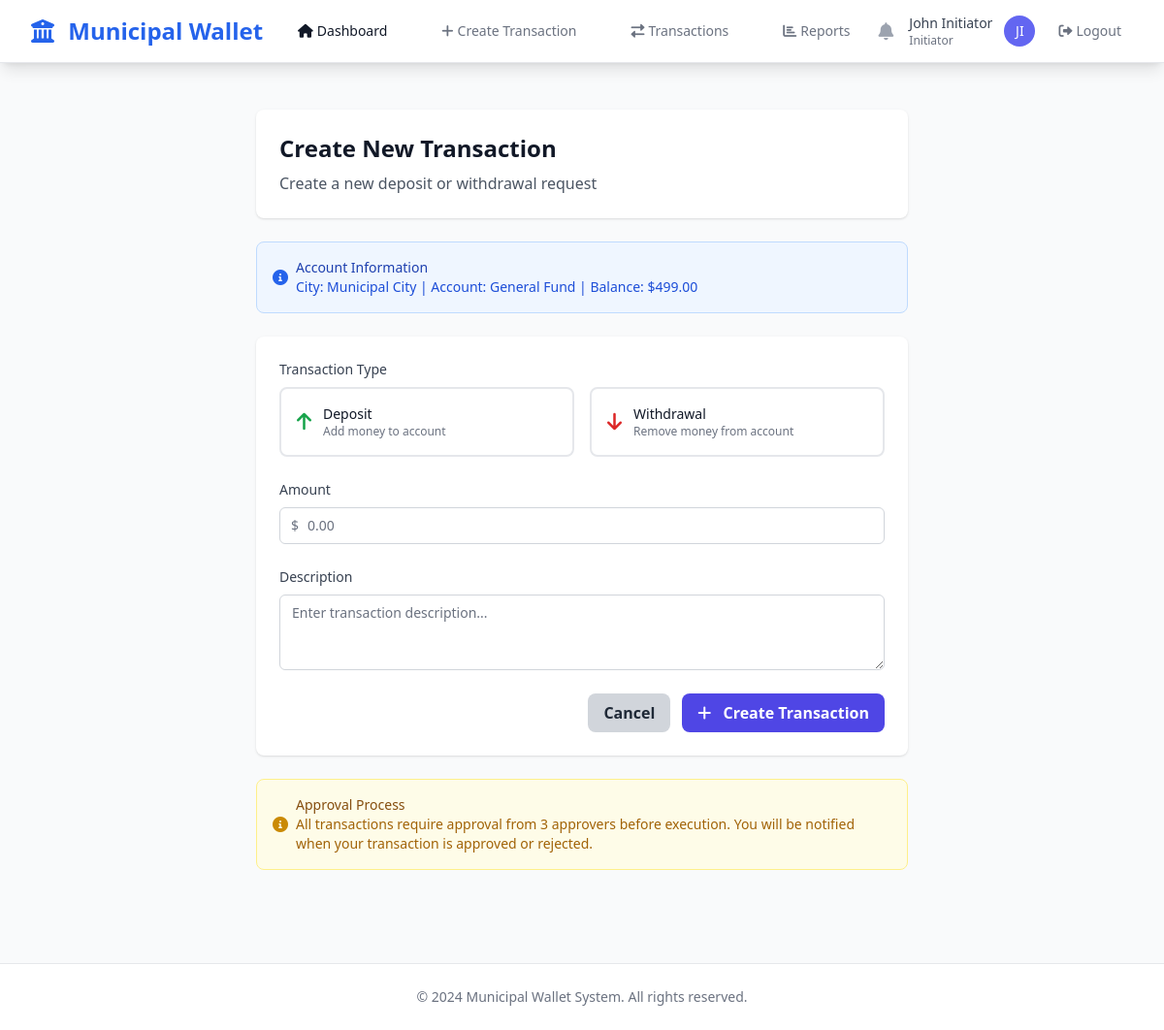
Before: /transactions/create/ (signed in) with the older database file.
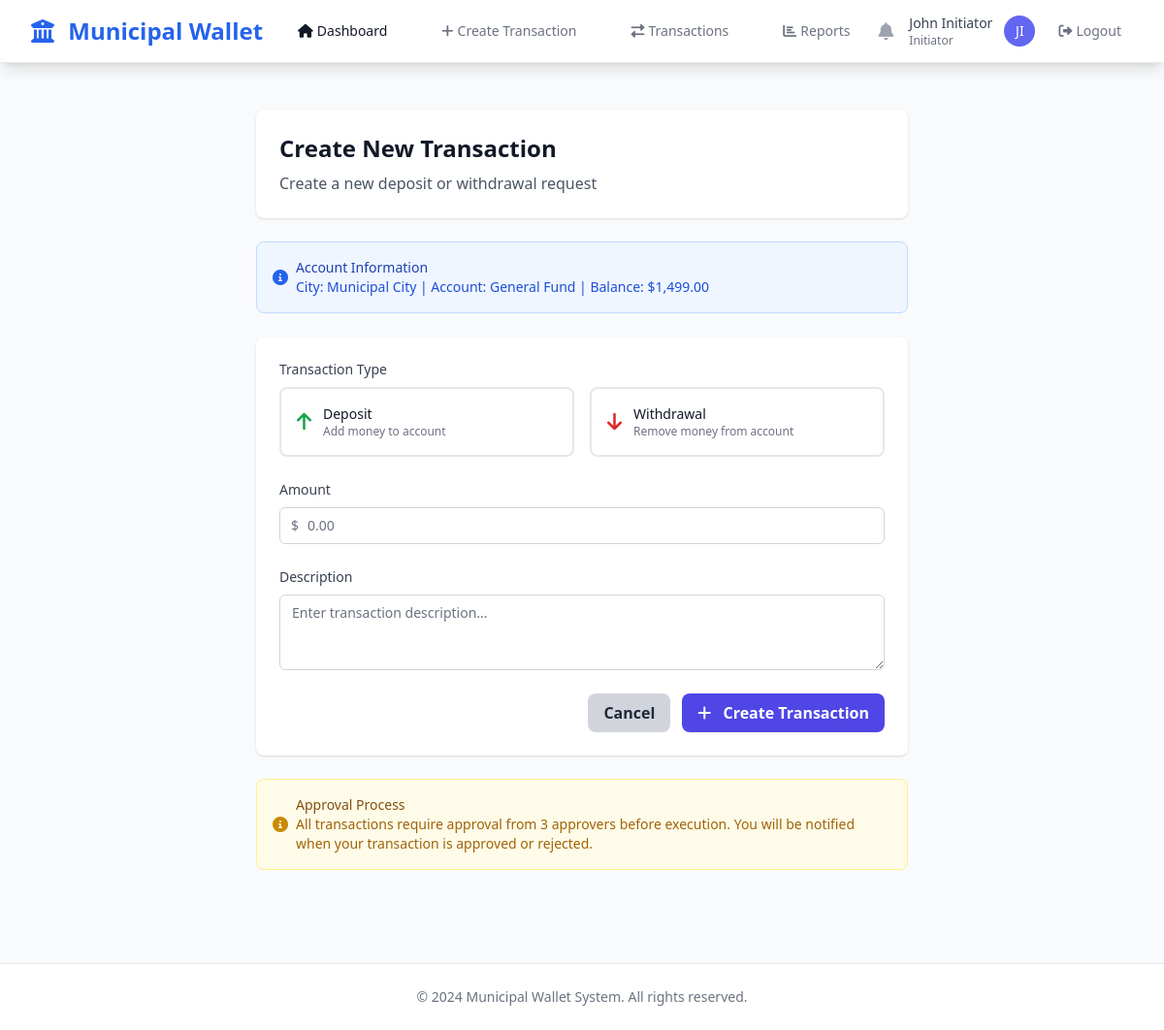
After: the same page with the newer database file.
### apps/cities/models.py (models this page shows, shortened)
class Account(models.Model):
    CURRENCY_CHOICES = [
        ('USD', 'US Dollar'),
        ('EUR', 'Euro'),
        ('GBP', 'British Pound'),
        ('CAD', 'Canadian Dollar'),
        ('AUD', 'Australian Dollar'),
    ]
    city = models.ForeignKey(City, on_delete=models.CASCADE, related_name='accounts')
    account_name = models.CharField(max_length=200)
    balance = models.DecimalField(max_digits=15, decimal_places=2, default=0.00)
    currency = models.CharField(max_length=3, choices=CURRENCY_CHOICES, default='USD')
    is_active = models.BooleanField(default=True)
    created_at = models.DateTimeField(auto_now_add=True)
    updated_at = models.DateTimeField(auto_now=True)
    class Meta:
        db_table = 'accounts'
        verbose_name = 'Account'
        verbose_name_plural = 'Accounts'
        ordering = ['-created_at']

### apps/dashboard/views.py (the view, shortened to what this page needs)
# urls.py: path('transactions/create/', views.create_transaction_view, name='create_transaction'),
@login_required
def create_transaction_view(request):
    if not request.user.can_create_requests():
        messages.error(request, 'Only users with INITIATOR role can create requests.')
        return redirect('dashboard')
    user_city = request.user.city
    account = Account.objects.filter(city=user_city).first() if user_city else None
    pre_selected_type = request.GET.get('type', '')
    insufficient_balance = request.GET.get('insufficient_balance', False)
    context = {
        'user_city': user_city,
        'account': account,
        'account_balance': account.balance if account else Decimal('0.00'),
        'pre_selected_type': pre_selected_type,
        'insufficient_balance': insufficient_balance,
    }
    return render(request, 'transactions/create_transaction.html', context)

### apps/accounts/models.py (called while the page is built)
    @property
    def full_name(self):
        return f"{self.first_name} {self.last_name}"

    def can_create_requests(self):
        return self.role == 'INITIATOR'

    def can_approve_requests(self):
        return self.role in ['APPROVER_1', 'APPROVER_2', 'APPROVER_3', 'APPROVER_4', 'APPROVER_5']

### templates/transactions/create_transaction.html (shortened to what the changed rows need)
{% extends 'base.html' %}
{% load humanize %}
{% block content %}
<div class="px-4 py-6 sm:px-0">
    <div class="max-w-2xl mx-auto">
        <div class="bg-white overflow-hidden shadow rounded-lg mb-6">
            <div class="px-4 py-5 sm:p-6">
                <h1 class="text-2xl font-bold text-gray-900 mb-2">Create New Transaction</h1>
            </div>
        </div>
        <div class="bg-blue-50 border border-blue-200 rounded-lg p-4 mb-6">
            <div class="flex items-center">
                <div>
                    <h3 class="text-sm font-medium text-blue-800">Account Information</h3>
                    <p class="text-sm text-blue-700">
                        City: {{ user_city.name }} |
                        Account: {{ account.account_name }} |
                        Balance: ${{ account_balance|floatformat:2|intcomma }}
                    </p>
                </div>
            </div>
        </div>
    </div>
</div>
{% endblock %}

Changed rows visible on the page:
changed Account "General Fund": balance "499.00" → "1,499.00"
